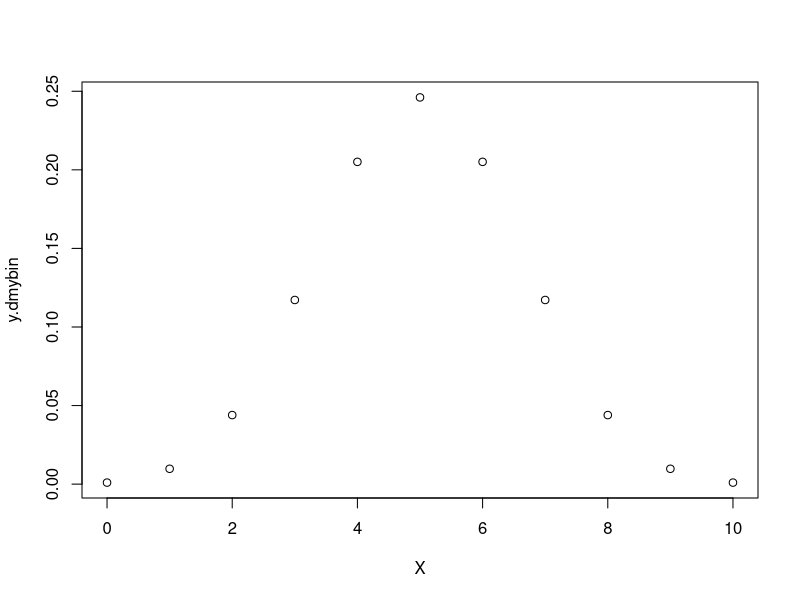
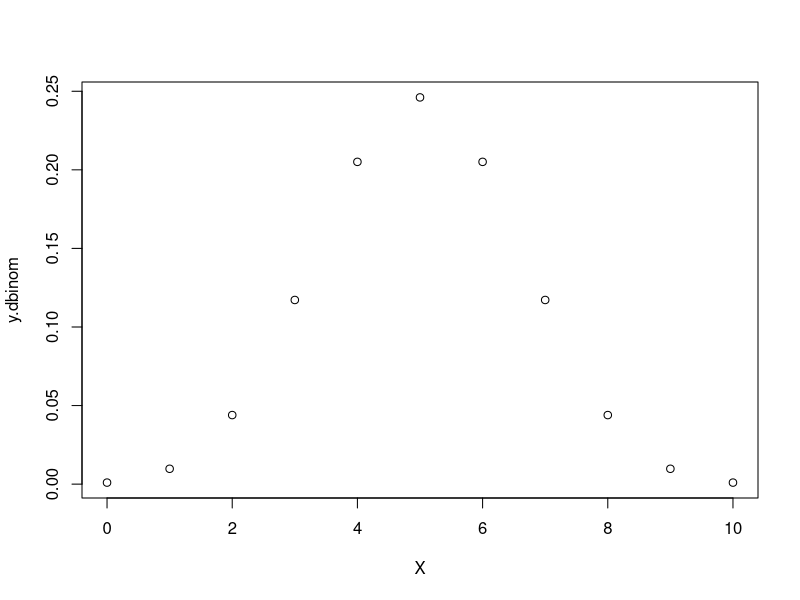
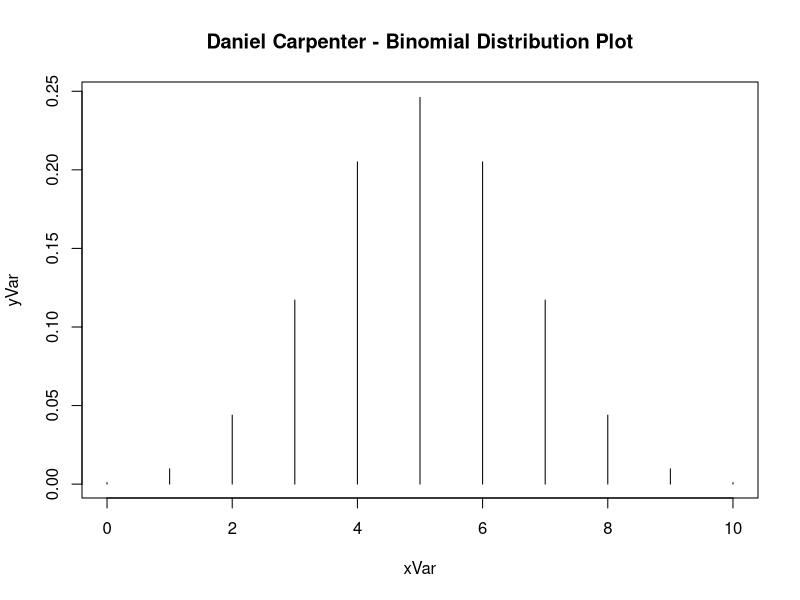
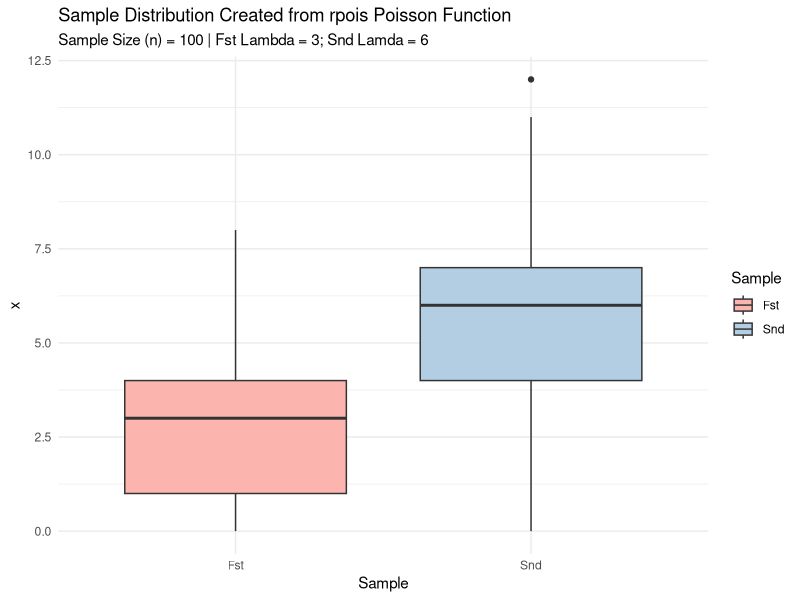
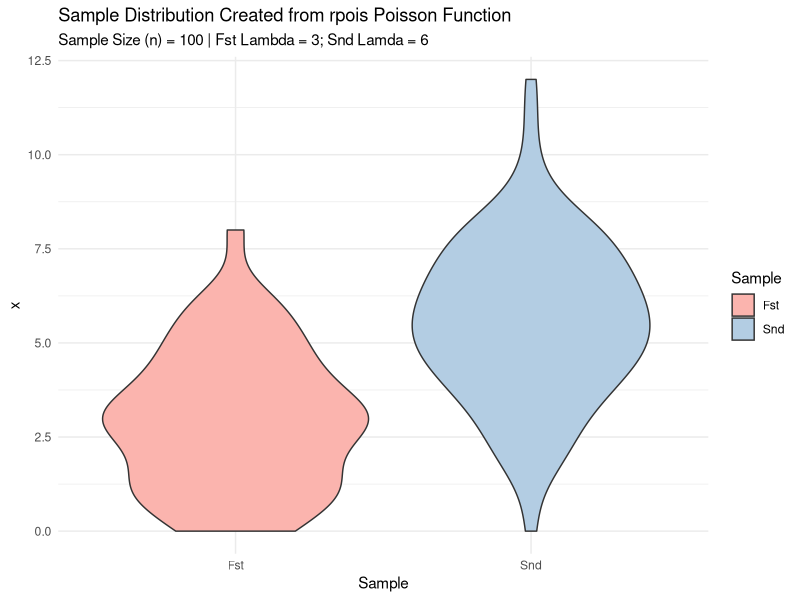
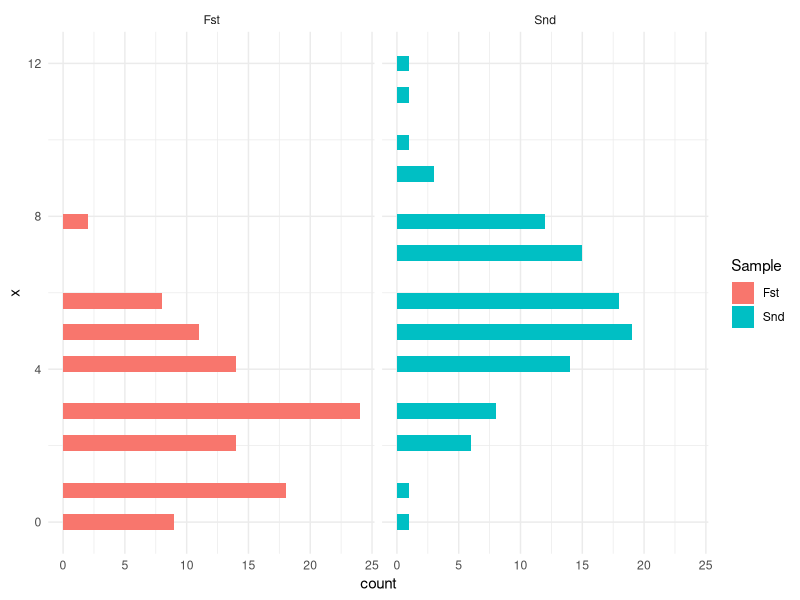

These figures' R source, in order:
# PART I =======================================================================

  # Inputs -----------------------------------------------------------------------
    n = 10   # N Number of trials
    p = 0.5  # Probability of success 
    X = 0:10  # Number of Successes in N independent trials
  
  
  # Create function for discrete binomial distribution ---------------------------
    dmybin <- function(X, n, p) {
      
      # Change X to k to be consistent with textbook
      k = X
      
      # Calculate the binomial coefficient (N k)
      binomialCoefficient <- choose(n, X)
      
      # Return the discrete binomial calculation
      return(binomialCoefficient * p^k * (1 - p)^(n - k))
    }
  
  # Call and return Results of the function
    y.dmybin = dmybin(X, n=n, p=p)
    y.dmybin
    
    # Plot the distribution
    plot(X, y.dmybin)
    
    
  # Create a Cumulative Probability Function Called `pmybin` ---------------------
    pmybin <- function(dmybin, X, n, p) {
      
      # Return the Cumulative Probability
      return(sum(dmybin(X, n, p)))
    }
    
  # Call the Cumulative Probability Function `pmybin` and Return Results
    cumulativeProbability.pmybin <- pmybin(dmybin, X, n, p)
    cumulativeProbability.pmybin
  
  # Call and Return Results of Base R Binomial Distribution Function `pbinom`
    cumulativeProbability.pbinom <- pbinom(max(X), size=n, prob=p)
    cumulativeProbability.pbinom
    
    
  # Call and return Results of the Base R Binomial Distribution Function ---------
    y.dbinom = dbinom(X, size=n, prob=p)
    y.dbinom
    
    # Plot the distribution
    plot(X, y.dbinom)
    
    
  # Create a plot for Binomial Dist ----------------------------------------------
    xVar <- 0:n
    yVar <- dbinom(X, size=n, prob=p)
    
    plot(x = xVar, y = yVar, type = 'h', main = 'Daniel Carpenter - Binomial Distribution Plot')
  
    
# PART II - Using dstem, pstem, rstem, qstem ===================================
  
      # i. Find 𝑃(𝑋 = 4|𝜆 = 3) (What is the probability that there are exactly 4 successes when 3 is the average)
        dpois(x = 4, lambda = 3)
    
      # ii. Find 𝑃(𝑋 ≤ 4|𝜆 = 3) (What is the probability that there are 4 or less successes when 3 is the average) 
        ppois(q = 4, lambda = 3)
        
      # iii. Find 𝑃(𝑋 > 4|𝜆 = 3) (What is the probability that there are more than 4 successes when 3 is the average)
        ppois(q = 4, lambda = 3, lower.tail = FALSE)
      
      # iv. Find x so that 𝑃(𝑋 ≤ 𝑥|𝜆 = 3)= 0.9997077 
        qpois(p = 0.9997077, lambda = 3)
        
        ## Validation
        #ppois(q = qpois(p = 0.9997077, lambda = 3), lambda = 3)
        #qpois(p = 0.9999286, lambda = 3)
        
      # v. Create a sample of size 100 from a Poisson distribution that has parameter 𝜆 = 3. Store in an object.
        poissonSample3 <- rpois(n = 100, lambda = 3)
        
      # vi. Make a second sample of size 100 from a Poisson that has parameter 𝜆 = 6, store in an object
        poissonSample6 <- rpois(n = 100, lambda = 6)

      # Make boxplots of the random samples you made above. --------------------
        
        if(!require(tidyverse)) install.packages(tidyverse)
        
        # Create data frame with both samples
        df <- data.frame(Fst = poissonSample3,
                         Snd = poissonSample6) %>%
          
          # Pivot data into single column for ggplot use
          pivot_longer(cols      = c("Fst", "Snd"),
                       names_to  = "Sample",
                       values_to = "x")
        
        
        # Create a base Plot Object for future distribution graphs
        basePlot <- ggplot(df,
                           aes(x = Sample,
                               y = x,
                               fill = Sample)) + 
                    
                    # Color palette and theme
                    scale_fill_brewer(palette = "Pastel1") +
                    theme_minimal() +
                  
                    # Title
                    labs(title    = 'Sample Distribution Created from rpois Poisson Function',
                         subtitle = 'Sample Size (n) = 100 | Fst Lambda = 3; Snd Lamda = 6')
        
        # Create Box Plots
        basePlot + geom_boxplot()
                    
        # Create Violin Plots
        basePlot + geom_violin()
          
        # Create Histogram Plots
        ggplot(df) + 
          geom_histogram(aes(y = x, fill = Sample)) + 
          facet_wrap(~Sample) +
          theme_minimal()
        
        
        
        